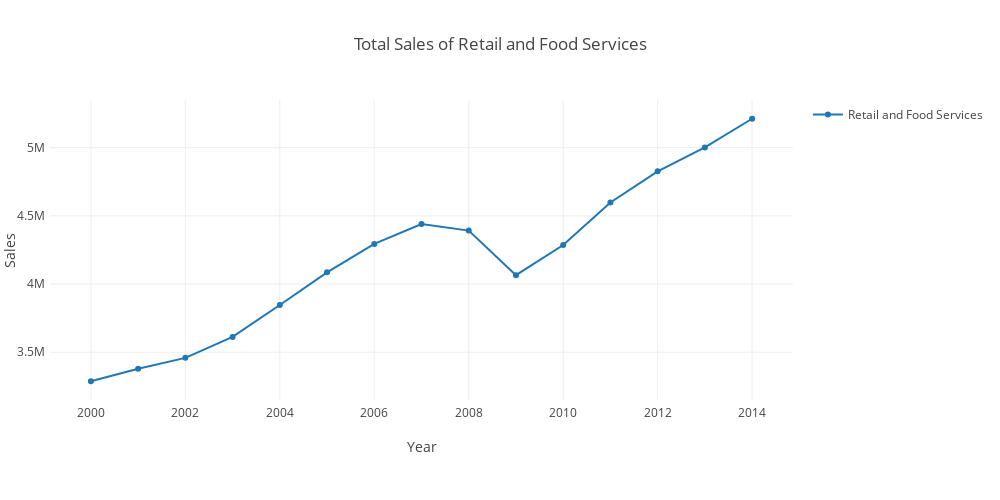

Write notebook code for a chart like this one.
### Markdown cell above
The very first thing I wanted to see visually was the total sales for the Retail and Food Services. This value doesn't include motor vehicle and parts dealers.

### Code cell
data = [go.Scatter(
    x=sales_store_type["Year"],
    y=sales_store_type["Retail and food services sales, total"],
    name="Retail and Food Services")
       ]
layout = go.Layout(
    showlegend=True,
    title="Total Sales of Retail and Food Services", 
    xaxis=dict(title="Year"),
    yaxis=dict(title="Sales"),
    autosize=False,
    width=1000,
    height=500,
    margin=go.layout.Margin(
    l=50,
    r=50,
    b=100,
    t=100,
    pad=4)
    )
fig=go.Figure(data=data, layout=layout)
plotly.offline.iplot(fig,filename='Total Sales of Retail and Food Services')

### Figure 1 — Plotly figure (JSON) as saved in the notebook; plotly's stock layout.template omitted (floating-point values rounded to 4 significant figures)
{"data": [{"name": "Retail and Food Services", "type": "scatter", "uid": "7b5e9999-342c-4828-b6d1-b9886bc84454", "x": [2014, 2013, 2012, 2011, 2010, 2009, 2008, 2007, 2006, 2005, 2004, 2003, 2002, 2001, 2000], "y": [5211542, 5001242, 4826390, 4597569, 4285782, 4064965, 4391778, 4439733, 4294359, 4085746, 3846605, 3612457, 3459077, 3378906, 3287537]}], "layout": {"autosize": false, "height": 500, "margin": {"b": 100, "l": 50, "pad": 4, "r": 50, "t": 100}, "showlegend": true, "title": "Total Sales of Retail and Food Services", "width": 1000, "xaxis": {"title": "Year"}, "yaxis": {"title": "Sales"}}}
